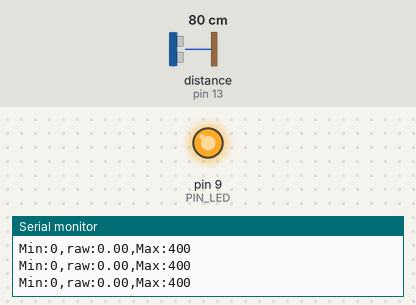
A sketch run on a simulated Arduino Uno, built with avr-gcc and run on an emulated ATmega328P. On the bench: output pins drawn as LEDs (lit = HIGH), the last lines printed to the serial monitor. Wiring (inferred from the names in the program): ultrasonic range finder: trigger pin 12; echo pin 13. The inputs (shaded band) are chosen by the test bench; at power-on: distance to the obstacle (sensor on pin 13) 80 cm. The echo pulse lasts 58.3 µs per cm; pins used as bus, display or sensor lines are not drawn.

Above: at 1.2 s.
1.3 s: distance to the obstacle (sensor on pin 13) set to 18 cm
At 2.5 s:
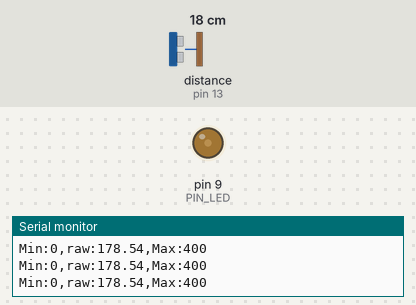
2.8 s: distance to the obstacle (sensor on pin 13) set to 2 cm
At 3.8 s:
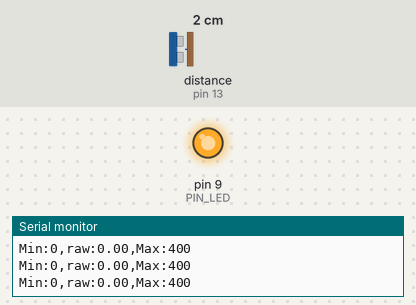
Timing chart, 0 to 5.8 s (numbered marks = the images above; inputs shaded):
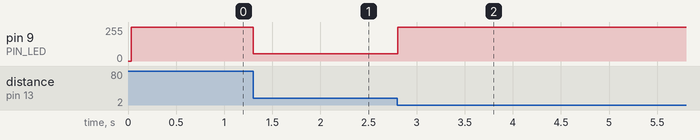

The sketch:

08_practice_2.ino
```cpp
// Arduino pin assignment
#define PIN_LED 9
#define PIN_TRIG 12
#define PIN_ECHO 13

// configurable parameters
#define SND_VEL 346.0 // sound velocity at 24 celsius degree (unit: m/s)
#define INTERVAL 25 // sampling interval (unit: ms)
#define _DIST_MIN 100 // minimum distance to be measured (unit: mm)
#define _DIST_MAX 300 // maximum distance to be measured (unit: mm)

// global variables
float timeout; // unit: us
float dist_min, dist_max, dist_raw; // unit: mm
unsigned long last_sampling_time; // unit: ms
float scale; // used for pulse duration to distance conversion
float brightness;
float last_dist_raw;

void setup() {
// initialize GPIO pins
  pinMode(PIN_LED,OUTPUT);
  pinMode(PIN_TRIG,OUTPUT);
  digitalWrite(PIN_TRIG, LOW);
  pinMode(PIN_ECHO,INPUT);

// initialize USS related variables
  dist_min = _DIST_MIN;
  dist_max = _DIST_MAX;
  timeout = (INTERVAL / 2) * 1000.0; // precalculate pulseIn() timeout value. (unit: us)
  dist_raw = 0.0; // raw distance output from USS (unit: mm)
  scale = 0.001 * 0.5 * SND_VEL;

// initialize serial port
  Serial.begin(57600);

// initialize last sampling time
  last_sampling_time = 0;
}

void loop() {
// wait until next sampling time.
// millis() returns the number of milliseconds since the program started. Will overflow after 50 days.
  if(millis() < last_sampling_time + INTERVAL) return;

// get a distance reading from the USS
  dist_raw = USS_measure(PIN_TRIG,PIN_ECHO);

// output the read value to the serial port
  Serial.print("Min:0,");
  Serial.print("raw:");
  Serial.print(dist_raw);
  Serial.print(",");
  Serial.println("Max:400");

// turn on the LED if the distance is between dist_min and dist_max
  if(dist_raw < dist_min || dist_raw > dist_max) {
    brightness = 255;
    analogWrite(PIN_LED, brightness);
  }
  else {
    if(100 <= dist_raw && dist_raw<=150){
      brightness = 255-(128*((dist_raw-100)/50));
      analogWrite(PIN_LED, brightness);
    }
    else if(150 < dist_raw && dist_raw <= 200){
      brightness = 127-(127*((dist_raw-150)/50));
      analogWrite(PIN_LED, brightness);
    }
    else if(200 < dist_raw && dist_raw <= 250){
      brightness = 0 + (127*((dist_raw-200)/50));
      analogWrite(PIN_LED, brightness);
    }
    else if(250 < dist_raw && dist_raw <= 300){
      brightness = 127 + (128*((dist_raw-250)/50));
      analogWrite(PIN_LED, brightness);
    }
  }

// update last sampling time
  last_sampling_time += INTERVAL;
  last_dist_raw = dist_raw;
}

// get a distance reading from USS. return value is in millimeter.
float USS_measure(int TRIG, int ECHO)
{
  float reading;
  digitalWrite(TRIG, HIGH);
  delayMicroseconds(10);
  digitalWrite(TRIG, LOW);
  reading = pulseIn(ECHO, HIGH, timeout) * scale; // unit: mm
  if (reading == 0.0 && last_dist_raw != 0.0) {
    reading = last_dist_raw;
  }
  else if(reading < dist_min || reading > dist_max) {
    reading = 0.0; // return 0 when out of range.
  }
  return reading;
  // Pulse duration to distance conversion example (target distance = 17.3m)
  // - round trip distance: 34.6m
  // - expected pulse duration: 0.1 sec, or 100,000us
  // - pulseIn(ECHO, HIGH, timeout) * 0.001 * 0.5 * SND_VEL
  //           = 100,000 micro*sec * 0.001 milli/micro * 0.5 * 346 meter/sec
  //           = 100,000 * 0.001 * 0.5 * 346 * micro * sec * milli * meter
  //                                           ----------------------------
  //                                           micro * sec
  //           = 100 * 173 milli*meter = 17,300 mm = 17.3m
  // pulseIn() returns microseconds.
}
```

Measured:
- after the input at 1.3 s, pin 9 (PIN_LED): 255/255 → 54/255 at once
- after the input at 2.8 s, pin 9 (PIN_LED): 54/255 → 255/255 at once
